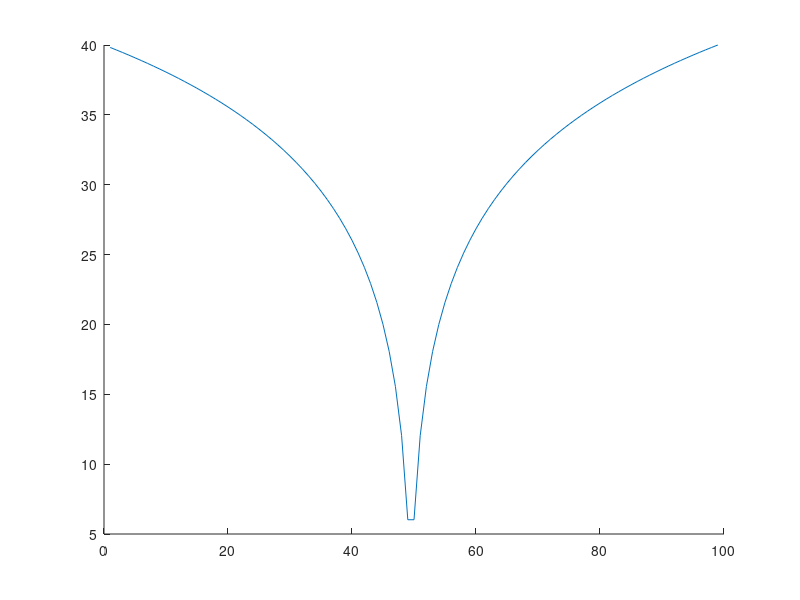

The MATLAB script that drew this image:
%% Signals and Systems Matlab Homework #6
%% Introduction
% * Author:                   Will Burgess, 
% * Class:                    ESE 351
% * Date:                     Created 3/25/2024, Last Edited 2/2/2024
%% Housekeeping
close all
clear
clc
%% Part  1: Create Binary PAM System
%% Generate Input Signal and Add Noise Factor
Tp = 0.1;
dt = Tp/50;

Fs = 1/dt;
maxTime = Tp;
sampleTimes = 0:1/Fs:maxTime;

x = round(rand(1,length(sampleTimes)));
x(x==0) = -1;
n = randn(1,length(x));

sigma = 1;

n = n * sigma;

r = x + n;

rect = ones(1,50);

pulse = 2 * conv(rect, rect);

pulse_fft = fftshift(pulse);

figure, hold on
% subplot(3,1,1),stem(x);
% subplot(3,1,2),plot(n);
% subplot(3,1,3),plot(r); 
%stem(pulse);
plot(mag2db(abs(pulse_fft)));
hold off

N = 100;
bits = 2 * ((rand(1, N) > 0.5) - 0.5);

%% Part 2: Performance Test
